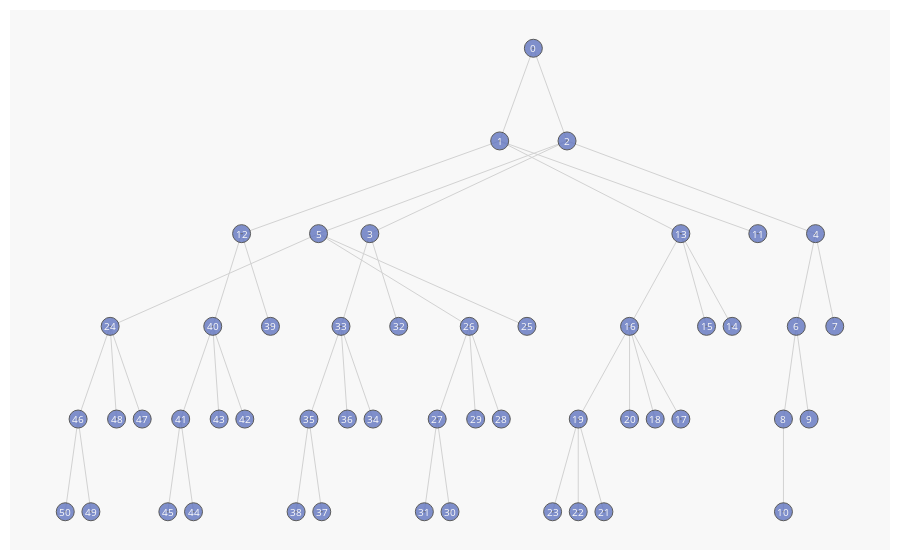

Notebook code for this chart:
### Code cell
nodes, edges = log.get_tree(9).visualize()

### Figure 1 — Plotly figure (JSON) as saved in the notebook; plotly's stock layout.template omitted (floating-point values rounded to 4 significant figures; data arrays with more than 128 entries replaced by an {"elided": "..."} marker saying what was removed)
{"data": [{"hoverinfo": "none", "line": {"color": "rgb(210,210,210)", "width": 1}, "mode": "lines", "type": "scatter", "x": {"elided": "150 float values"}, "y": {"elided": "150 int values"}}, {"hoverinfo": "text", "marker": {"color": "#6175c1", "line": {"color": "rgb(50,50,50)", "width": 1}, "size": 18, "symbol": "circle-dot"}, "mode": "markers", "name": "bla", "opacity": 0.8, "text": ["{<br>    \"blocks_state\": \"the red block is clear, the yellow block is<br>clear, the hand is empty, the red block is on top of the blue block,<br>the yellow block is on top of the orange block, the blue block is on<br>the table and the orange block is on the table.\"<br>}", "{<br>    \"blocks_state\": \"the blue block is clear, the red block is in the<br>hand, the yellow block is clear, the hand is holding the red block,<br>the yellow block is on top of the orange block, the blue block is on<br>the table, and the orange block is on the table.\",<br>    \"Q\": \"-4.1643548011779785\",<br>    \"intuition\": \"-3.693118\",<br>    \"goal_reached\": \"(False, 0.0)\"<br>}", "{<br>    \"blocks_state\": \"the orange block is clear, the red block is<br>clear, the yellow block is in the hand, the hand is holding the yellow<br>block, the red block is on top of the blue block, the blue block is on<br>the table, and the orange block is on the table.\",<br>    \"Q\": \"28.53937017917633\",<br>    \"intuition\": \"-1.0813293\",<br>    \"goal_reached\": \"(False, 0.0)\"<br>}", "{<br>    \"blocks_state\": \"the red block is clear, the yellow block is<br>clear, the hand is empty, the red block is on top of the blue block,<br>the yellow block is on top of the orange block, the blue block is on<br>the table, and the orange block is on the table.\",<br>    \"Q\": \"-3.0295276641845703\",<br>    \"intuition\": \"-3.9617615\",<br>    \"goal_reached\": \"(False, 0.0)\"<br>}", "{<br>    \"blocks_state\": \"the orange block is clear, the yellow block is<br>clear, the hand is empty, the red block is on top of the blue block,<br>the yellow block is on top of the red block, the blue block is on the<br>table, and the orange block is on the table.\",<br>    \"Q\": \"-2.5891613960266113\",<br>    \"intuition\": \"-1.0396423\",<br>    \"goal_reached\": \"(False, 0.0)\"<br>}", "{<br>    \"blocks_state\": \"the orange block is clear, the red block is<br>clear, the yellow block is clear, the hand is empty, the red block is<br>on top of the blue block, the blue block is on the table, the orange<br>block is on the table, and the yellow block is on the table.\",<br>    \"Q\": \"39.70982797940572\",<br>    \"intuition\": \"-1.1757851\",<br>    \"goal_reached\": \"(False, 0.0)\"<br>}", "{<br>    \"blocks_state\": \"the orange block is in the hand, the yellow block<br>is clear, the hand is holding the orange block, the red block is on<br>top of the blue block, the yellow block is on top of the red block,<br>and the blue block is on the table.\",<br>    \"Q\": \"-2.069340229034424\",<br>    \"intuition\": \"-2.0014668\",<br>    \"goal_reached\": \"(False, 0.0)\"<br>}", "{<br>    \"blocks_state\": \"None\",<br>    \"Q\": \"-1.1231088638305664\",<br>    \"intuition\": \"-2.2462177\"<br>}", "{<br>    \"blocks_state\": \"the orange block is clear, the hand is empty, the<br>orange block is on top of the yellow block, the red block is on top of<br>the blue block, the yellow block is on top of the red block, and the<br>blue block is on the table.\",<br>    \"Q\": \"-1.0686068534851074\",<br>    \"intuition\": \"-2.1372137\",<br>    \"goal_reached\": \"(False, 0.0)\"<br>}", "{<br>    \"blocks_state\": \"None\",<br>    \"Q\": \"-1.1550326347351074\",<br>    \"intuition\": \"-2.3100653\"<br>}", "{<br>    \"blocks_state\": \"None\",<br>    \"Q\": \"-0.9959292411804199\",<br>    \"intuition\": \"-1.9918585\"<br>}", "{<br>    \"blocks_state\": \"None\",<br>    \"Q\": \"-3.0027499198913574\",<br>    \"intuition\": \"-6.0055\"<br>}", "{<br>    \"blocks_state\": \"the blue block is clear, the red block is clear,<br>the hand is empty, the red block is on top of the yellow block, the<br>yellow block is on top of the orange block, the blue block is on the<br>table, and the orange block is on the table.\",<br>    \"Q\": \"-2.9530892372131348\",<br>    \"intuition\": \"-1.8888006\",<br>    \"goal_reached\": \"(False, 0.0)\"<br>}", "{<br>    \"blocks_state\": \"the blue block is clear, the red block is clear,<br>the yellow block is clear, the hand is empty, the yellow block is on<br>top of the orange block, the blue block is on the table, the orange<br>block is on the table, and the red block is on the table.\",<br>    \"Q\": \"-1.682502269744873\",<br>    \"intuition\": \"-1.3079224\",<br>    \"goal_reached\": \"(False, 0.0)\"<br>}", "{<br>    \"blocks_state\": \"None\",<br>    \"Q\": \"-2.1286630630493164\",<br>    \"intuition\": \"-4.257326\"<br>}", "{<br>    \"blocks_state\": \"None\",<br>    \"Q\": \"-1.2539072036743164\",<br>    \"intuition\": \"-2.5078144\"<br>}", "{<br>    \"blocks_state\": \"the blue block is clear, the orange block is<br>clear, the red block is clear, the yellow block is in the hand, the<br>hand is holding the yellow block, the blue block is on the table, the<br>orange block is on the table, and the red block is on the table.\",<br>    \"Q\": \"-1.028541088104248\",<br>    \"intuition\": \"-1.192152\",<br>    \"goal_reached\": \"(False, 0.0)\"<br>}", "{<br>    \"blocks_state\": \"None\",<br>    \"Q\": \"-0.9642033576965332\",<br>    \"intuition\": \"-1.9284067\"<br>}", "{<br>    \"blocks_state\": \"None\",<br>    \"Q\": \"-2.182465076446533\",<br>    \"intuition\": \"-4.36493\"<br>}", "{<br>    \"blocks_state\": \"the blue block is clear, the orange block is<br>clear, the yellow block is clear, the hand is empty, the yellow block<br>is on top of the red block, the blue block is on the table, the orange<br>block is on the table, and the red block is on the table.\",<br>    \"Q\": \"-0.4324650764465332\",<br>    \"intuition\": \"-0.86493015\",<br>    \"goal_reached\": \"(False, 0.0)\"<br>}", "{<br>    \"blocks_state\": \"None\",<br>    \"Q\": \"-0.9167523384094238\",<br>    \"intuition\": \"-1.8335047\"<br>}", "{<br>    \"blocks_state\": \"None\",<br>    \"Q\": \"-2.0739755630493164\",<br>    \"intuition\": \"-4.147951\"<br>}", "{<br>    \"blocks_state\": \"None\",<br>    \"Q\": \"-1.0427255630493164\",<br>    \"intuition\": \"-2.0854511\"<br>}", "{<br>    \"blocks_state\": \"None\",<br>    \"Q\": \"-0.9384775161743164\",<br>    \"intuition\": \"-1.876955\"<br>}", "{<br>    \"blocks_state\": \"the orange block is in the hand, the red block is<br>clear, the yellow block is clear, the hand is holding the orange<br>block, the red block is on top of the blue block, the blue block is on<br>the table, and the yellow block is on the table.\",<br>    \"Q\": \"48.639249324798584\",<br>    \"intuition\": \"-2.0756855\",<br>    \"goal_reached\": \"(False, 0.0)\"<br>}", "{<br>    \"blocks_state\": \"None\",<br>    \"Q\": \"-1.3657245635986328\",<br>    \"intuition\": \"-2.7314491\"<br>}", "{<br>    \"blocks_state\": \"the orange block is clear, the red block is<br>clear, the yellow block is in the hand, the hand is holding the yellow<br>block, the red block is on top of the blue block, the blue block is on<br>the table, and the orange block is on the table.\",<br>    \"Q\": \"-1.4099235534667969\",<br>    \"intuition\": \"-1.8886738\",<br>    \"goal_reached\": \"(False, 0.0)\"<br>}", "{<br>    \"blocks_state\": \"the red block is clear, the yellow block is<br>clear, the hand is empty, the red block is on top of the blue block,<br>the yellow block is on top of the orange block, the blue block is on<br>the table, and the orange block is on the table.\",<br>    \"Q\": \"-0.46558666229248047\",<br>    \"intuition\": \"-0.9311733\",<br>    \"goal_reached\": \"(False, 0.0)\"<br>}", "{<br>    \"blocks_state\": \"None\",<br>    \"Q\": \"-0.7387800216674805\",<br>    \"intuition\": \"-1.47756\"<br>}", "{<br>    \"blocks_state\": \"None\",<br>    \"Q\": \"-1.0481152534484863\",<br>    \"intuition\": \"-2.0962305\"<br>}", "{<br>    \"blocks_state\": \"None\",<br>    \"Q\": \"-1.8111600875854492\",<br>    \"intuition\": \"-3.6223202\"<br>}", "{<br>    \"blocks_state\": \"None\",<br>    \"Q\": \"-0.5522089004516602\",<br>    \"intuition\": \"-1.1044178\"<br>}", "{<br>    \"blocks_state\": \"None\",<br>    \"Q\": \"-1.8111600875854492\",<br>    \"intuition\": \"-3.6223202\"<br>}", "{<br>    \"blocks_state\": \"the orange block is clear, the red block is<br>clear, the yellow block is in the hand, the hand is holding the yellow<br>block, the red block is on top of the blue block, the blue block is on<br>the table, and the orange block is on the table.\",<br>    \"Q\": \"-1.0486469268798828\",<br>    \"intuition\": \"-1.1044178\",<br>    \"goal_reached\": \"(False, 0.0)\"<br>}", "{<br>    \"blocks_state\": \"None\",<br>    \"Q\": \"-2.0587549209594727\",<br>    \"intuition\": \"-4.11751\"<br>}", "{<br>    \"blocks_state\": \"the orange block is clear, the yellow block is<br>clear, the hand is empty, the red block is on top of the blue block,<br>the yellow block is on top of the red block, the blue block is on the<br>table, and the orange block is on the table.\",<br>    \"Q\": \"-0.49643802642822266\",<br>    \"intuition\": \"-0.99287605\",<br>    \"goal_reached\": \"(False, 0.0)\"<br>}", "{<br>    \"blocks_state\": \"None\",<br>    \"Q\": \"-0.6210970878601074\",<br>    \"intuition\": \"-1.2421942\"<br>}", "{<br>    \"blocks_state\": \"None\",<br>    \"Q\": \"-1.0007333755493164\",<br>    \"intuition\": \"-2.0014668\"<br>}", "{<br>    \"blocks_state\": \"None\",<br>    \"Q\": \"-1.1231088638305664\",<br>    \"intuition\": \"-2.2462177\"<br>}", "{<br>    \"blocks_state\": \"None\",<br>    \"Q\": \"-1.5964365005493164\",<br>    \"intuition\": \"-3.192873\"<br>}", "{<br>    \"blocks_state\": \"the blue block is clear, the red block is in the<br>hand, the yellow block is clear, the hand is holding the red block,<br>the yellow block is on top of the orange block, the blue block is on<br>the table, and the orange block is on the table.\",<br>    \"Q\": \"-2.0086889266967773\",<br>    \"intuition\": \"-2.936283\",<br>    \"goal_reached\": \"(False, 0.0)\"<br>}", "{<br>    \"blocks_state\": \"the red block is clear, the yellow block is<br>clear, the hand is empty, the red block is on top of the blue block,<br>the yellow block is on top of the orange block, the blue block is on<br>the table, and the orange block is on the table.\",<br>    \"Q\": \"-0.5405473709106445\",<br>    \"intuition\": \"-1.0810947\",<br>    \"goal_reached\": \"(False, 0.0)\"<br>}", "{<br>    \"blocks_state\": \"None\",<br>    \"Q\": \"-3.2361040115356445\",<br>    \"intuition\": \"-6.472208\"<br>}", "{<br>    \"blocks_state\": \"None\",<br>    \"Q\": \"-0.7429890632629395\",<br>    \"intuition\": \"-1.4859781\"<br>}", "{<br>    \"blocks_state\": \"None\",<br>    \"Q\": \"-1.8111600875854492\",<br>    \"intuition\": \"-3.6223202\"<br>}", "{<br>    \"blocks_state\": \"None\",<br>    \"Q\": \"-0.5522089004516602\",<br>    \"intuition\": \"-1.1044178\"<br>}", "{<br>    \"blocks_state\": \"the orange block is clear, the yellow block is<br>clear, the hand is empty, the orange block is on top of the red block,<br>the red block is on top of the blue block, the blue block is on the<br>table, and the yellow block is on the table.\",<br>    \"Q\": \"49.6770920753479\",<br>    \"intuition\": \"-0.64581585\",<br>    \"goal_reached\": \"(True, 1.0)\"<br>}", "{<br>    \"blocks_state\": \"None\",<br>    \"Q\": \"-1.5727553367614746\",<br>    \"intuition\": \"-3.1455107\"<br>}", "{<br>    \"blocks_state\": \"None\",<br>    \"Q\": \"-1.0844793319702148\",<br>    \"intuition\": \"-2.1689587\"<br>}", "{<br>    \"blocks_state\": \"None\",<br>    \"Q\": \"-1.026904582977295\",<br>    \"intuition\": \"-2.0538092\"<br>}", "{<br>    \"blocks_state\": \"None\",<br>    \"Q\": \"-1.1374521255493164\",<br>    \"intuition\": \"-2.2749043\"<br>}"], "type": "scatter", "x": [18.25, 16.94, 19.56, 11.88, 29.25, 9.875, 28.5, 30, 28, 29, 28, 27, 6.875, 24, 26, 25, 22, 24, 23, 20, 22, 21, 20, 19, 1.75, 18, 15.75, 14.5, 17, 16, 15, 14, 13, 10.75, 12, 9.5, 11, 10, 9, 8, 5.75, 4.5, 7, 6, 5, 4, 0.5, 3, 2, 1, 0], "y": [0, -1, -1, -2, -2, -2, -3, -3, -4, -4, -5, -2, -2, -2, -3, -3, -3, -4, -4, -4, -4, -5, -5, -5, -3, -3, -3, -4, -4, -4, -5, -5, -3, -3, -4, -4, -4, -5, -5, -3, -3, -4, -4, -4, -5, -5, -4, -4, -4, -5, -5]}], "layout": {"annotations": [{"font": {"color": "rgb(250,250,250)", "size": 10}, "showarrow": false, "text": "0", "x": 18.25, "xref": "x", "y": 0, "yref": "y"}, {"font": {"color": "rgb(250,250,250)", "size": 10}, "showarrow": false, "text": "1", "x": 16.94, "xref": "x", "y": -1, "yref": "y"}, {"font": {"color": "rgb(250,250,250)", "size": 10}, "showarrow": false, "text": "2", "x": 19.56, "xref": "x", "y": -1, "yref": "y"}, {"font": {"color": "rgb(250,250,250)", "size": 10}, "showarrow": false, "text": "3", "x": 11.88, "xref": "x", "y": -2, "yref": "y"}, {"font": {"color": "rgb(250,250,250)", "size": 10}, "showarrow": false, "text": "4", "x": 29.25, "xref": "x", "y": -2, "yref": "y"}, {"font": {"color": "rgb(250,250,250)", "size": 10}, "showarrow": false, "text": "5", "x": 9.875, "xref": "x", "y": -2, "yref": "y"}, {"font": {"color": "rgb(250,250,250)", "size": 10}, "showarrow": false, "text": "6", "x": 28.5, "xref": "x", "y": -3, "yref": "y"}, {"font": {"color": "rgb(250,250,250)", "size": 10}, "showarrow": false, "text": "7", "x": 30, "xref": "x", "y": -3, "yref": "y"}, {"font": {"color": "rgb(250,250,250)", "size": 10}, "showarrow": false, "text": "8", "x": 28, "xref": "x", "y": -4, "yref": "y"}, {"font": {"color": "rgb(250,250,250)", "size": 10}, "showarrow": false, "text": "9", "x": 29, "xref": "x", "y": -4, "yref": "y"}, {"font": {"color": "rgb(250,250,250)", "size": 10}, "showarrow": false, "text": "10", "x": 28, "xref": "x", "y": -5, "yref": "y"}, {"font": {"color": "rgb(250,250,250)", "size": 10}, "showarrow": false, "text": "11", "x": 27, "xref": "x", "y": -2, "yref": "y"}, {"font": {"color": "rgb(250,250,250)", "size": 10}, "showarrow": false, "text": "12", "x": 6.875, "xref": "x", "y": -2, "yref": "y"}, {"font": {"color": "rgb(250,250,250)", "size": 10}, "showarrow": false, "text": "13", "x": 24, "xref": "x", "y": -2, "yref": "y"}, {"font": {"color": "rgb(250,250,250)", "size": 10}, "showarrow": false, "text": "14", "x": 26, "xref": "x", "y": -3, "yref": "y"}, {"font": {"color": "rgb(250,250,250)", "size": 10}, "showarrow": false, "text": "15", "x": 25, "xref": "x", "y": -3, "yref": "y"}, {"font": {"color": "rgb(250,250,250)", "size": 10}, "showarrow": false, "text": "16", "x": 22, "xref": "x", "y": -3, "yref": "y"}, {"font": {"color": "rgb(250,250,250)", "size": 10}, "showarrow": false, "text": "17", "x": 24, "xref": "x", "y": -4, "yref": "y"}, {"font": {"color": "rgb(250,250,250)", "size": 10}, "showarrow": false, "text": "18", "x": 23, "xref": "x", "y": -4, "yref": "y"}, {"font": {"color": "rgb(250,250,250)", "size": 10}, "showarrow": false, "text": "19", "x": 20, "xref": "x", "y": -4, "yref": "y"}, {"font": {"color": "rgb(250,250,250)", "size": 10}, "showarrow": false, "text": "20", "x": 22, "xref": "x", "y": -4, "yref": "y"}, {"font": {"color": "rgb(250,250,250)", "size": 10}, "showarrow": false, "text": "21", "x": 21, "xref": "x", "y": -5, "yref": "y"}, {"font": {"color": "rgb(250,250,250)", "size": 10}, "showarrow": false, "text": "22", "x": 20, "xref": "x", "y": -5, "yref": "y"}, {"font": {"color": "rgb(250,250,250)", "size": 10}, "showarrow": false, "text": "23", "x": 19, "xref": "x", "y": -5, "yref": "y"}, {"font": {"color": "rgb(250,250,250)", "size": 10}, "showarrow": false, "text": "24", "x": 1.75, "xref": "x", "y": -3, "yref": "y"}, {"font": {"color": "rgb(250,250,250)", "size": 10}, "showarrow": false, "text": "25", "x": 18, "xref": "x", "y": -3, "yref": "y"}, {"font": {"color": "rgb(250,250,250)", "size": 10}, "showarrow": false, "text": "26", "x": 15.75, "xref": "x", "y": -3, "yref": "y"}, {"font": {"color": "rgb(250,250,250)", "size": 10}, "showarrow": false, "text": "27", "x": 14.5, "xref": "x", "y": -4, "yref": "y"}, {"font": {"color": "rgb(250,250,250)", "size": 10}, "showarrow": false, "text": "28", "x": 17, "xref": "x", "y": -4, "yref": "y"}, {"font": {"color": "rgb(250,250,250)", "size": 10}, "showarrow": false, "text": "29", "x": 16, "xref": "x", "y": -4, "yref": "y"}, {"font": {"color": "rgb(250,250,250)", "size": 10}, "showarrow": false, "text": "30", "x": 15, "xref": "x", "y": -5, "yref": "y"}, {"font": {"color": "rgb(250,250,250)", "size": 10}, "showarrow": false, "text": "31", "x": 14, "xref": "x", "y": -5, "yref": "y"}, {"font": {"color": "rgb(250,250,250)", "size": 10}, "showarrow": false, "text": "32", "x": 13, "xref": "x", "y": -3, "yref": "y"}, {"font": {"color": "rgb(250,250,250)", "size": 10}, "showarrow": false, "text": "33", "x": 10.75, "xref": "x", "y": -3, "yref": "y"}, {"font": {"color": "rgb(250,250,250)", "size": 10}, "showarrow": false, "text": "34", "x": 12, "xref": "x", "y": -4, "yref": "y"}, {"font": {"color": "rgb(250,250,250)", "size": 10}, "showarrow": false, "text": "35", "x": 9.5, "xref": "x", "y": -4, "yref": "y"}, {"font": {"color": "rgb(250,250,250)", "size": 10}, "showarrow": false, "text": "36", "x": 11, "xref": "x", "y": -4, "yref": "y"}, {"font": {"color": "rgb(250,250,250)", "size": 10}, "showarrow": false, "text": "37", "x": 10, "xref": "x", "y": -5, "yref": "y"}, {"font": {"color": "rgb(250,250,250)", "size": 10}, "showarrow": false, "text": "38", "x": 9, "xref": "x", "y": -5, "yref": "y"}, {"font": {"color": "rgb(250,250,250)", "size": 10}, "showarrow": false, "text": "39", "x": 8, "xref": "x", "y": -3, "yref": "y"}, {"font": {"color": "rgb(250,250,250)", "size": 10}, "showarrow": false, "text": "40", "x": 5.75, "xref": "x", "y": -3, "yref": "y"}, {"font": {"color": "rgb(250,250,250)", "size": 10}, "showarrow": false, "text": "41", "x": 4.5, "xref": "x", "y": -4, "yref": "y"}, {"font": {"color": "rgb(250,250,250)", "size": 10}, "showarrow": false, "text": "42", "x": 7, "xref": "x", "y": -4, "yref": "y"}, {"font": {"color": "rgb(250,250,250)", "size": 10}, "showarrow": false, "text": "43", "x": 6, "xref": "x", "y": -4, "yref": "y"}, {"font": {"color": "rgb(250,250,250)", "size": 10}, "showarrow": false, "text": "44", "x": 5, "xref": "x", "y": -5, "yref": "y"}, {"font": {"color": "rgb(250,250,250)", "size": 10}, "showarrow": false, "text": "45", "x": 4, "xref": "x", "y": -5, "yref": "y"}, {"font": {"color": "rgb(250,250,250)", "size": 10}, "showarrow": false, "text": "46", "x": 0.5, "xref": "x", "y": -4, "yref": "y"}, {"font": {"color": "rgb(250,250,250)", "size": 10}, "showarrow": false, "text": "47", "x": 3, "xref": "x", "y": -4, "yref": "y"}, {"font": {"color": "rgb(250,250,250)", "size": 10}, "showarrow": false, "text": "48", "x": 2, "xref": "x", "y": -4, "yref": "y"}, {"font": {"color": "rgb(250,250,250)", "size": 10}, "showarrow": false, "text": "49", "x": 1, "xref": "x", "y": -5, "yref": "y"}, {"font": {"color": "rgb(250,250,250)", "size": 10}, "showarrow": false, "text": "50", "x": 0, "xref": "x", "y": -5, "yref": "y"}], "font": {"size": 12}, "hovermode": "closest", "margin": {"b": 10, "l": 10, "r": 10, "t": 10}, "plot_bgcolor": "rgb(248,248,248)", "showlegend": false, "xaxis": {"showgrid": false, "showline": false, "showticklabels": false, "zeroline": false}, "yaxis": {"showgrid": false, "showline": false, "showticklabels": false, "zeroline": false}}}
